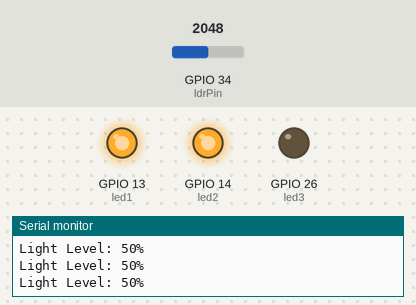
A sketch run on a simulated ESP32. Shown: output pins drawn as LEDs (lit = HIGH), the last lines printed to the serial monitor. The test bench sets the inputs (shaded band); at power-on: GPIO 34 (ldrPin) = 2048.

Above: at 1.3 s.
1.4 s: GPIO 34 (ldrPin) set to 2142
At 2.7 s:
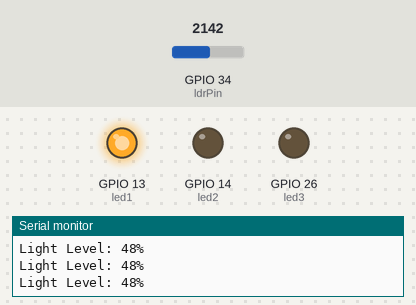
3.0 s: GPIO 34 (ldrPin) set to 3279
4.5 s: GPIO 34 (ldrPin) set to 3366
At 5.1 s:
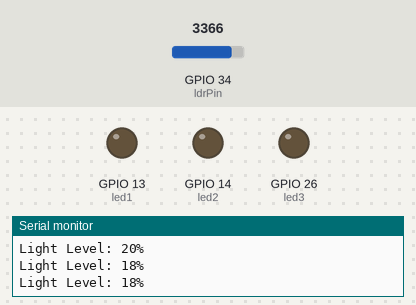
6.0 s: GPIO 34 (ldrPin) set to 491
At 7.2 s:
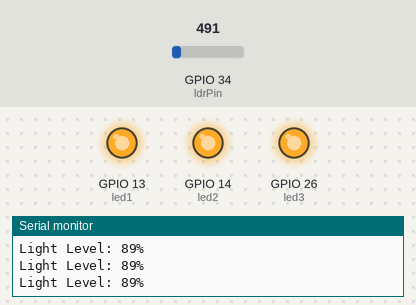
7.5 s: GPIO 34 (ldrPin) set to 799
9.0 s: GPIO 34 (ldrPin) set to 901
At 9.8 s:
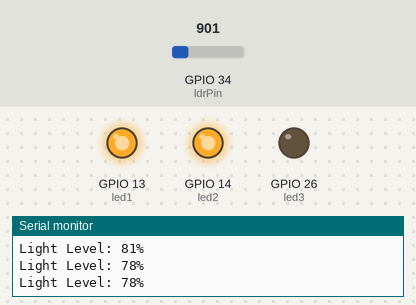
Timing chart, 0 to 11.5 s (numbered marks = the images above; inputs shaded):
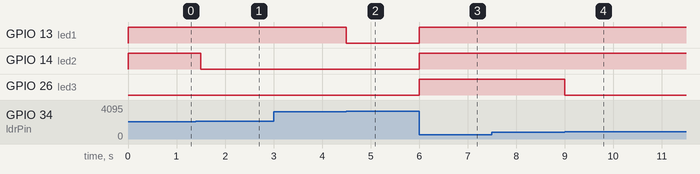

Measured:
- the behaviour switches between 2088 and 2089 on GPIO 34 (ldrPin) (found by bisection; images 0 and 1)
- the behaviour switches between 3316 and 3317 on GPIO 34 (ldrPin) (found by bisection; images 1 and 2)
- the behaviour switches between 859 and 860 on GPIO 34 (ldrPin) (found by bisection; images 3 and 4)
- after the input at 1.4 s, GPIO 14 (led2): HIGH → LOW after 0.10 s
- after the input at 4.5 s, GPIO 13 (led1): HIGH → LOW at once
- after the input at 6.0 s, GPIO 13 (led1), GPIO 14 (led2), GPIO 26 (led3): LOW → HIGH at once
- after the input at 9.0 s, GPIO 26 (led3): HIGH → LOW at once

The sketch:

LdrSensor.ino
```cpp
#include "LdrSensor.h"

const int led1 = 13;
const int led2 = 14;
const int led3 = 26;
const int ldrPin = 34;

LdrSensor ldr(ldrPin);

void setup() {
  Serial.begin(115200);
  pinMode(led1, OUTPUT);
  pinMode(led2, OUTPUT);
  pinMode(led3, OUTPUT);
}

void loop() {
  int lightPercent = ldr.readPercent();  // 0% = אור מלא, 100% = חושך

  Serial.print("Light Level: ");
  Serial.print(lightPercent);
  Serial.println("%");

  if (lightPercent < 20) {
    // מואר – לא להדליק כלום
    digitalWrite(led1, LOW);
    digitalWrite(led2, LOW);
    digitalWrite(led3, LOW);
  }
  else if (lightPercent < 50) {
    // טיפה חושך – לד 1
    digitalWrite(led1, HIGH);
    digitalWrite(led2, LOW);
    digitalWrite(led3, LOW);
  }
  else if (lightPercent < 80) {
    // בינוני – 2 לדים
    digitalWrite(led1, HIGH);
    digitalWrite(led2, HIGH);
    digitalWrite(led3, LOW);
  }
  else {
    // ממש חשוך – 3 לדים
    digitalWrite(led1, HIGH);
    digitalWrite(led2, HIGH);
    digitalWrite(led3, HIGH);
  }

  delay(500);
}

// //חיישן תנועה
// #define PIR_PIN 27  // הפין שבו מחובר ה-OUT של החיישן

// int previousState = LOW;  // נשמור את המצב הקודם

// void setup() {
//   Serial.begin(115200);
//   pinMode(PIR_PIN, INPUT);
// }

// void loop() {
//   int currentState = digitalRead(PIR_PIN);

//   if (currentState != previousState) {  // אם היה שינוי במצב
//     if (currentState == HIGH) {
//       Serial.println("תנועה זוהתה!");
//     } else {
//       Serial.println("לא זוהתה תנועה.");
//     }
//     previousState = currentState;  // עדכון המצב הקודם
//   }

//   delay(100);  // בדיקה כל 100 מילישניות
// }


//מסך
// #include <Wire.h>

// void setup() {
//   Serial.begin(115200);
//   delay(1000);
//   Serial.println("סריקת I2C עם הגדרת פינים");

//   Wire.begin(12, 22);  // <<<<< חשוב! SDA=12, SCL=22

//   byte found = 0;
//   for (byte address = 1; address < 127; address++) {
//     Wire.beginTransmission(address);
//     if (Wire.endTransmission() == 0) {
//       Serial.print("נמצא התקן בכתובת 0x");
//       Serial.println(address, HEX);
//       found++;
//     }
//   }

//   if (found == 0) {
//     Serial.println("לא נמצאו התקני I2C 😢");
//   } else {
//     Serial.println("הסריקה הסתיימה ✔️");
//   }
// }

// void loop() {}
```

LdrSensor.cpp
```cpp
#include "Arduino.h"
#include "esp32-hal-adc.h"
#include "LdrSensor.h"
LdrSensor::LdrSensor(int analogPin){
  pin=analogPin;
  minVal=0;
  maxVal=4095;
}
int LdrSensor::readRaw(){
  return analogRead(pin);
}
int LdrSensor::readPercent(){
  int raw=readRaw();
  int percent=map(raw, minVal, maxVal, 100, 0);
  return constrain(percent, 0, 100);
}
bool LdrSensor::isDark(int threshold){
  return readPercent()>threshold;
}
```

LdrSensor.h
```cpp
#ifndef LDR_SENSOR_H
#define LDR_SENSOR_H
#include <Arduino.h>
class LdrSensor {
private:
  int pin;
  int minVal, maxVal;
public:
  LdrSensor(int analogPin);
  int readRaw();
  int readPercent();
  bool isDark(int threshold=70);
};
#endif
```
